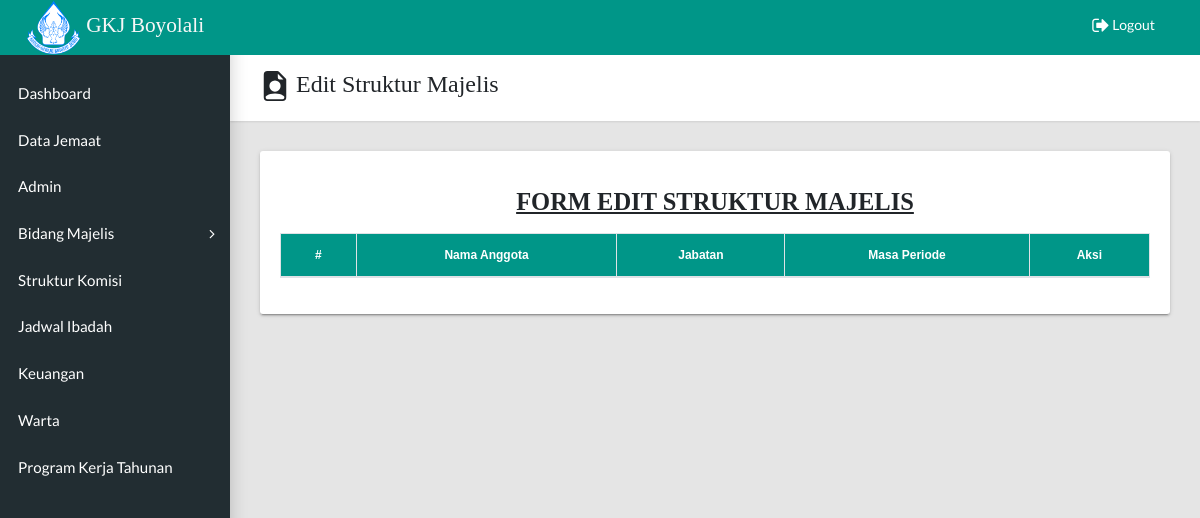
/admin/docs/proses_lihat_majelis.php?id=1, run on an earlier commit of the app's database.
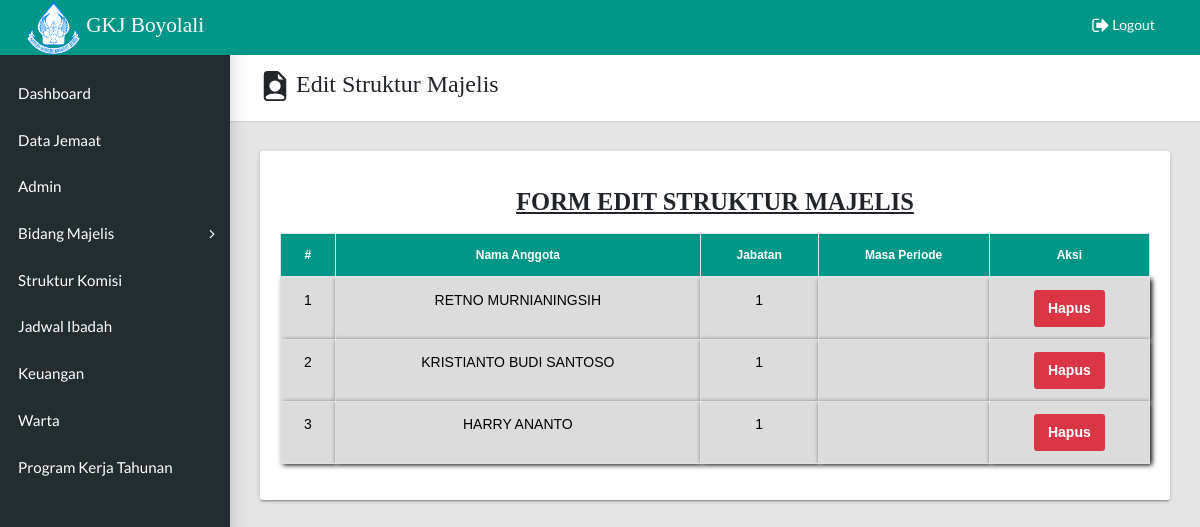
And on a later commit of the database.
### tables this page shows
CREATE TABLE `data_jemaat` (
  `no_induk` int(11) NOT NULL,
  `nama` varchar(50) NOT NULL,
  `jabatan` varchar(25) NOT NULL,
  `jenis_kelamin` varchar(2) NOT NULL,
  `alamat` text NOT NULL,
  `lahir` text NOT NULL,
  `baptis` text NOT NULL,
  `sidi` text NOT NULL,
  `nikah` text NOT NULL,
  `meninggal` text NOT NULL,
  `orang_tua` varchar(50) NOT NULL,
  `suami_istri` varchar(50) NOT NULL,
  `dari_gereja` text NOT NULL,
  `ke_gereja` text NOT NULL,
  `keterangan` text NOT NULL,
  `tanggal_terdaftar` date NOT NULL DEFAULT current_timestamp(),
  `keterangan_tambahan` text NOT NULL,
  `Id_komisi` int(11) NOT NULL
);

### admin/docs/proses_lihat_majelis.php (the view, shortened to what this page needs)
<?php
include '../../database.php';
$id = $_GET['id'];
$_majelis = mysqli_query($conn, "SELECT * FROM `data_jemaat` where jabatan='$id'");
$periode = mysqli_query($conn, "SELECT * FROM `struktur_majelis` where idjabatan_majelis='$id'");
$data_periode = mysqli_fetch_array($periode);
?>
<!DOCTYPE html>
<html lang="en">
<?php
include 'header.php';
?>
  <body class="app sidebar-mini">
<?php
include 'navbar_menu.php';
include 'sidebar_menu.php';
?>
    <main class="app-content">
      <div class="app-title">
        <div>
          <h1> Edit Struktur Majelis</h1>
        </div>
      </div>
      <div class="row">
        <div class="col-md-12">
            <div class="tile">
                <div class="tile-body">
                <p><b><h3><div class="text-center"><u> FORM EDIT STRUKTUR MAJELIS </u></div></h3></b></p>
                <table class="table table-bordered">
  <thead>
    <tr>
      <th scope="col">#</th>
      <th scope="col">Nama Anggota</th>
      <th scope="col">Jabatan</th>
      <th scope="col">Masa Periode</th>
      <th scope="col">Aksi</th>
    </tr>
  </thead>
  <tbody>
  <?php $i = 1; ?>
  <?php foreach ($_majelis as $row) :
         ?>
    <tr>
      <td scope="row"><?= $i; ?></th>
      <td><?= $row['nama']; ?></td>
      <td><?= $row['jabatan']; ?></td>
      <td><?= $data_periode['periode_majelis']; ?></td>
      <td>
       <form action="proses_hapus_jabatan.php?idmajelis=<?= $row['no_induk']?>&&id=<?=$id;?>" method="post">
        <button type="submit" name="hapus" class="btn btn-danger">Hapus</button>
       </form>
      </td>
    </tr>
    <?php $i++; ?>
    <?php endforeach; ?>
  </tbody>
</table>
          </div>
        </div>
      </div>
    </main>
  </body>
</html>

What changed in the data, as far as the page shows it:
added data_jemaat: nama "RETNO MURNIANINGSIH", jabatan "1"
added data_jemaat: nama "KRISTIANTO BUDI SANTOSO", jabatan "1"
added data_jemaat: nama "HARRY ANANTO", jabatan "1"
